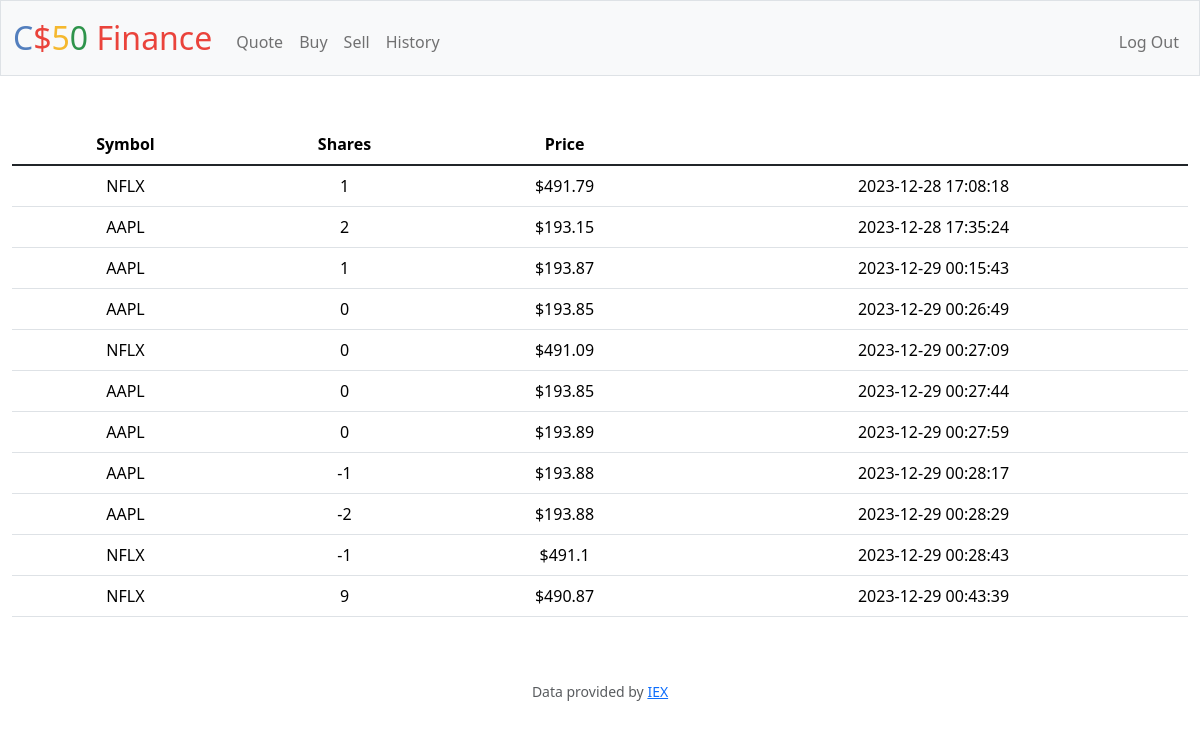
The page /history (signed in) on the database its author committed.
### tables this page shows
CREATE TABLE 'transactions' ('id ' INTEGER PRIMARY KEY AUTOINCREMENT NOT NULL, 'user_id' INTEGER,'symbol' TEXT, 'shares' INTEGER, 'price' REAL, 'date' DATETIME);

### app.py (the view)
@app.route("/history")
@login_required
def history():
    user_id = session["user_id"]
    transactions_db = db.execute(
        "SELECT * FROM transactions WHERE user_id =:id", id=user_id
    )
    return render_template("history.html", transactions=transactions_db)

### app.py (called while the page is built)
@app.after_request
def after_request(response):
    response.headers["Cache-Control"] = "no-cache, no-store, must-revalidate"
    response.headers["Expires"] = 0
    response.headers["Pragma"] = "no-cache"
    return response

### helpers.py (called while the page is built)
def login_required(f):
    @wraps(f)
    def decorated_function(*args, **kwargs):
        if session.get("user_id") is None:
            return redirect("/login")
        return f(*args, **kwargs)
    return decorated_function

### templates/history.html (shortened to what this page needs)
{% extends "layout.html" %}
{% block main %}
<table class="table">
    <thead>
        <tr>
            <th scope="col">Symbol</th>
            <th scope="col">Shares</th>
            <th scope="col">Price</th>
            <th scope="col"></th>
        </tr>
    </thead>
    <tbody>
        {% for row in transactions %}
        <tr>
            <td>{{row["symbol"]}}</td>
            <td>{{row["shares"]}}</td>
            <td>${{row["price"]}}</td>
            <td>{{row["date"]}}</td>
        </tr>
        {% endfor %}
    </tbody>
</table>
{% endblock %}

### templates/layout.html (shortened to what this page needs)
<!DOCTYPE html>
<html lang="en">
    <head>
        <link href="https://cdn.jsdelivr.net/npm/bootstrap@5.1.3/dist/css/bootstrap.min.css" rel="stylesheet">
        <link href="/static/styles.css" rel="stylesheet">
        <link href="https://cdn.jsdelivr.net/npm/bootstrap@5.3.2/dist/css/bootstrap.min.css" rel="stylesheet">
    </head>
    <body>
        <nav class="bg-light border navbar navbar-expand-md navbar-light">
            <div class="container-fluid">
                <a class="navbar-brand" href="/"><span class="blue">C</span><span class="red">$</span><span class="yellow">5</span><span class="green">0</span> <span class="red">Finance</span></a>
                <div class="collapse navbar-collapse" id="navbar">
                    {% if session["user_id"] %}
                        <ul class="navbar-nav me-auto mt-2">
                            <li class="nav-item"><a class="nav-link" href="/quote">Quote</a></li>
                            <li class="nav-item"><a class="nav-link" href="/buy">Buy</a></li>
                            <li class="nav-item"><a class="nav-link" href="/sell">Sell</a></li>
                            <li class="nav-item"><a class="nav-link" href="/history">History</a></li>
                        </ul>
                        <ul class="navbar-nav ms-auto mt-2">
                            <li class="nav-item"><a class="nav-link" href="/logout">Log Out</a></li>
                        </ul>
                    {% else %}
                        <ul class="navbar-nav ms-auto mt-2">
                            <li class="nav-item"><a class="nav-link" href="/register">Register</a></li>
                            <li class="nav-item"><a class="nav-link" href="/login">Log In</a></li>
                        </ul>
                    {% endif %}
                </div>
            </div>
        </nav>
        <main class="container-fluid py-5 text-center">
            {% block main %}{% endblock %}
        </main>
        <footer class="mb-5 small text-center text-muted">
            Data provided by <a href="https://iexcloud.io/">IEX</a>
        </footer>
    </body>
</html>

### static/styles.css (style rules this page uses)
nav .navbar-brand { font-size: xx-large; }
nav .navbar-brand .blue { color: #537fbe; }
nav .navbar-brand .red { color: #ea433b; }
nav .navbar-brand .yellow { color: #f5b82e; }
nav .navbar-brand .green { color: #2e944b; }

### rows shown on the page
transactions: symbol "NFLX", shares "1", price "491.79", date "2023-12-28 17:08:18"
transactions: symbol "AAPL", shares "2", price "193.15", date "2023-12-28 17:35:24"
transactions: symbol "AAPL", shares "1", price "193.87", date "2023-12-29 00:15:43"
transactions: symbol "AAPL", shares "0", price "193.85", date "2023-12-29 00:26:49"
transactions: symbol "NFLX", shares "0", price "491.09", date "2023-12-29 00:27:09"
transactions: symbol "AAPL", shares "0", price "193.85", date "2023-12-29 00:27:44"
transactions: symbol "AAPL", shares "0", price "193.89", date "2023-12-29 00:27:59"
transactions: symbol "AAPL", shares "-1", price "193.88", date "2023-12-29 00:28:17"
transactions: symbol "AAPL", shares "-2", price "193.88", date "2023-12-29 00:28:29"
transactions: symbol "NFLX", shares "-1", price "491.1", date "2023-12-29 00:28:43"
transactions: symbol "NFLX", shares "9", price "490.87", date "2023-12-29 00:43:39"
